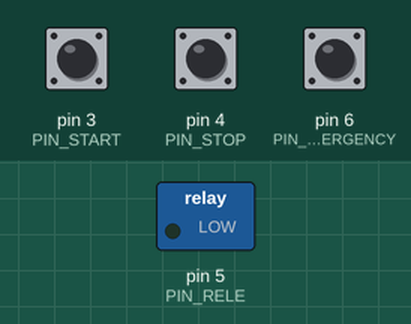
Recording of a program running on a simulated Arduino Uno, built with avr-gcc and run on an emulated ATmega328P. Parts: switched loads named in the program (green lamp = pin HIGH). The inputs (shaded band) are chosen by the test bench; at power-on: pin 3 (PIN_START) HIGH, pin 4 (PIN_STOP) HIGH, pin 6 (PIN_EMERGENCY) HIGH.

Above: at 1.2 s.
1.3 s: pin 3 (PIN_START) pulled LOW for 0.15 s
At 1.8 s:
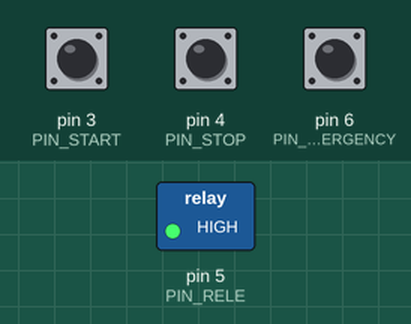
2.9 s: pin 4 (PIN_STOP) pulled LOW for 0.15 s
At 4.2 s:
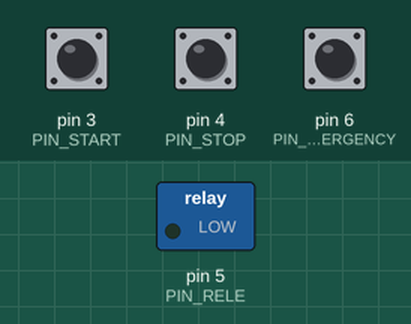
4.5 s: pin 3 (PIN_START) pulled LOW for 1 s
At 6.7 s:
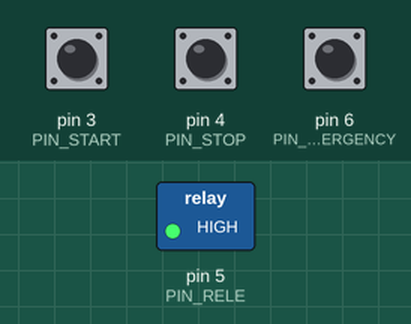
Timing chart, 0 to 8.2 s (numbered marks = the images above; inputs shaded):
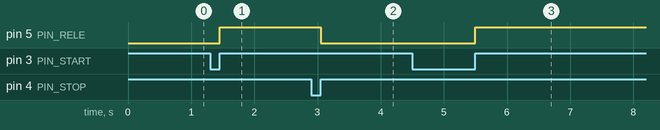

Measured:
- after the input at 1.3 s, pin 5 (PIN_RELE): LOW → HIGH after 0.15 s
- after the input at 2.9 s, pin 5 (PIN_RELE): HIGH → LOW after 0.15 s
- after the input at 4.5 s, pin 5 (PIN_RELE): LOW → HIGH after 1.0 s

The program:

main.cpp
```cpp
#include <Arduino.h>

const uint8_t PIN_START = 3;
const uint8_t PIN_EMERGENCY = 6;
const uint8_t PIN_STOP  = 4;
const uint8_t PIN_RELE  = 5;

int sinal = 0;

bool pressedEdge(uint8_t pin) {
  static bool lastState[20];
  static unsigned long lastChange[20];

  bool reading = digitalRead(pin);

  if (reading != lastState[pin]) {
    lastState[pin] = reading;
    lastChange[pin] = millis();
  }

  // debounce
  if (millis() - lastChange[pin] > 30) {
    // com INPUT_PULLUP: pressionado = LOW
    if (reading == LOW) {
      // trava até soltar (evita repetir segurando)
      while (digitalRead(pin) == LOW) delay(1);
      return true;
    }
  }
  return false;
}

void setup() {
  pinMode(PIN_START, INPUT_PULLUP);
  pinMode(PIN_EMERGENCY, INPUT_PULLUP);
  pinMode(PIN_STOP,  INPUT_PULLUP);

  pinMode(PIN_RELE, OUTPUT);
  digitalWrite(PIN_RELE, LOW);
}

void loop() {
  if (pressedEdge(PIN_START))
  sinal = 1;
  if (pressedEdge(PIN_STOP))  sinal = 0;
  if (pressedEdge(PIN_EMERGENCY))  sinal = 0;

  // Se seu módulo for "ativo em LOW", inverta aqui:
  digitalWrite(PIN_RELE, sinal ? HIGH : LOW);
}
```
